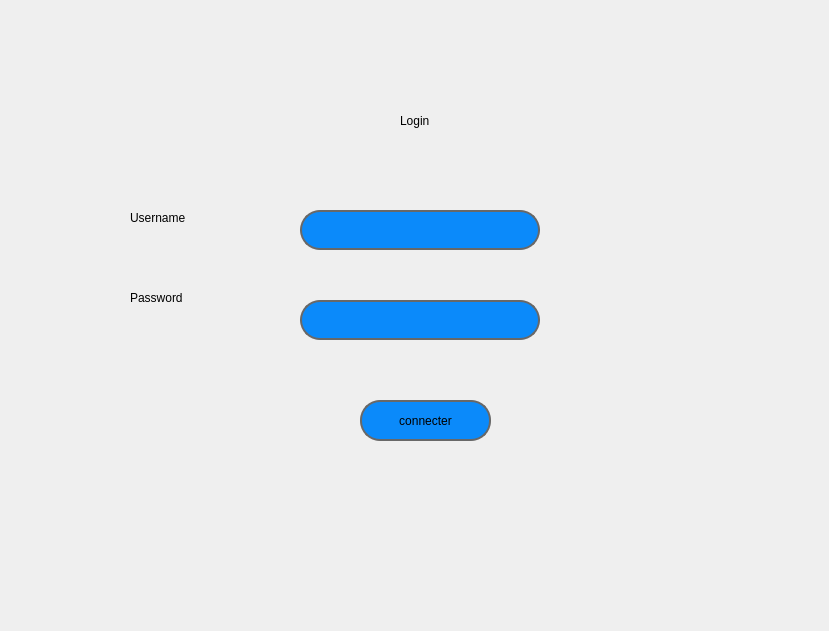
<?xml version="1.0" encoding="UTF-8"?>
<ui version="4.0">
 <class>authentification</class>
 <widget class="QDialog" name="authentification">
  <property name="geometry">
   <rect>
    <x>0</x>
    <y>0</y>
    <width>829</width>
    <height>631</height>
   </rect>
  </property>
  <property name="windowTitle">
   <string>Dialog</string>
  </property>
  <widget class="QPushButton" name="pushButton_connecter">
   <property name="geometry">
    <rect>
     <x>360</x>
     <y>400</y>
     <width>131</width>
     <height>41</height>
    </rect>
   </property>
   <property name="styleSheet">
    <string notr="true">QPushButton {
border :2px solid rgb(104, 104, 104);
border-radius: 20px;
padding-left: 20px;
padding-right: 20px;
background-color:rgb(11, 138, 250);
	font: 12pt &quot;Rockwell&quot;;
}
QPushButton::hover {
border: 2px solid rgb(200, 200, 11)
}</string>
   </property>
   <property name="text">
    <string>connecter</string>
   </property>
  </widget>
  <widget class="QLineEdit" name="employe_password">
   <property name="geometry">
    <rect>
     <x>300</x>
     <y>300</y>
     <width>240</width>
     <height>40</height>
    </rect>
   </property>
   <property name="styleSheet">
    <string notr="true">QLineEdit{
border :2px solid rgb(104, 104, 104);
border-radius: 20px;
padding-left: 20px;
padding-right: 20px;
background-color:rgb(11, 138, 250);
	font: 12pt &quot;Rockwell&quot;;
}
QLineEdit::hover {
border: 2px solid rgb(200, 200, 11)
}</string>
   </property>
  </widget>
  <widget class="QLabel" name="label">
   <property name="geometry">
    <rect>
     <x>130</x>
     <y>210</y>
     <width>101</width>
     <height>16</height>
    </rect>
   </property>
   <property name="styleSheet">
    <string notr="true">QLabel {

font: 15pt &quot;Rockwell&quot;;
}</string>
   </property>
   <property name="text">
    <string>Username</string>
   </property>
  </widget>
  <widget class="QLabel" name="label_2">
   <property name="geometry">
    <rect>
     <x>130</x>
     <y>290</y>
     <width>101</width>
     <height>16</height>
    </rect>
   </property>
   <property name="styleSheet">
    <string notr="true">QLabel {

font: 15pt &quot;Rockwell&quot;;
}</string>
   </property>
   <property name="text">
    <string>Password</string>
   </property>
  </widget>
  <widget class="QLabel" name="label_3">
   <property name="geometry">
    <rect>
     <x>400</x>
     <y>100</y>
     <width>71</width>
     <height>41</height>
    </rect>
   </property>
   <property name="styleSheet">
    <string notr="true">QLabel {

font: 15pt &quot;Rockwell&quot;;
}</string>
   </property>
   <property name="text">
    <string>Login</string>
   </property>
  </widget>
  <widget class="QLineEdit" name="employe_username">
   <property name="geometry">
    <rect>
     <x>300</x>
     <y>210</y>
     <width>240</width>
     <height>40</height>
    </rect>
   </property>
   <property name="styleSheet">
    <string notr="true">QLineEdit{
border :2px solid rgb(104, 104, 104);
border-radius: 20px;
padding-left: 20px;
padding-right: 20px;
background-color:rgb(11, 138, 250);
	font: 12pt &quot;Rockwell&quot;;
}
QLineEdit::hover {
border: 2px solid rgb(200, 200, 11)
}</string>
   </property>
  </widget>
 </widget>
 <resources/>
 <connections/>
</ui>
